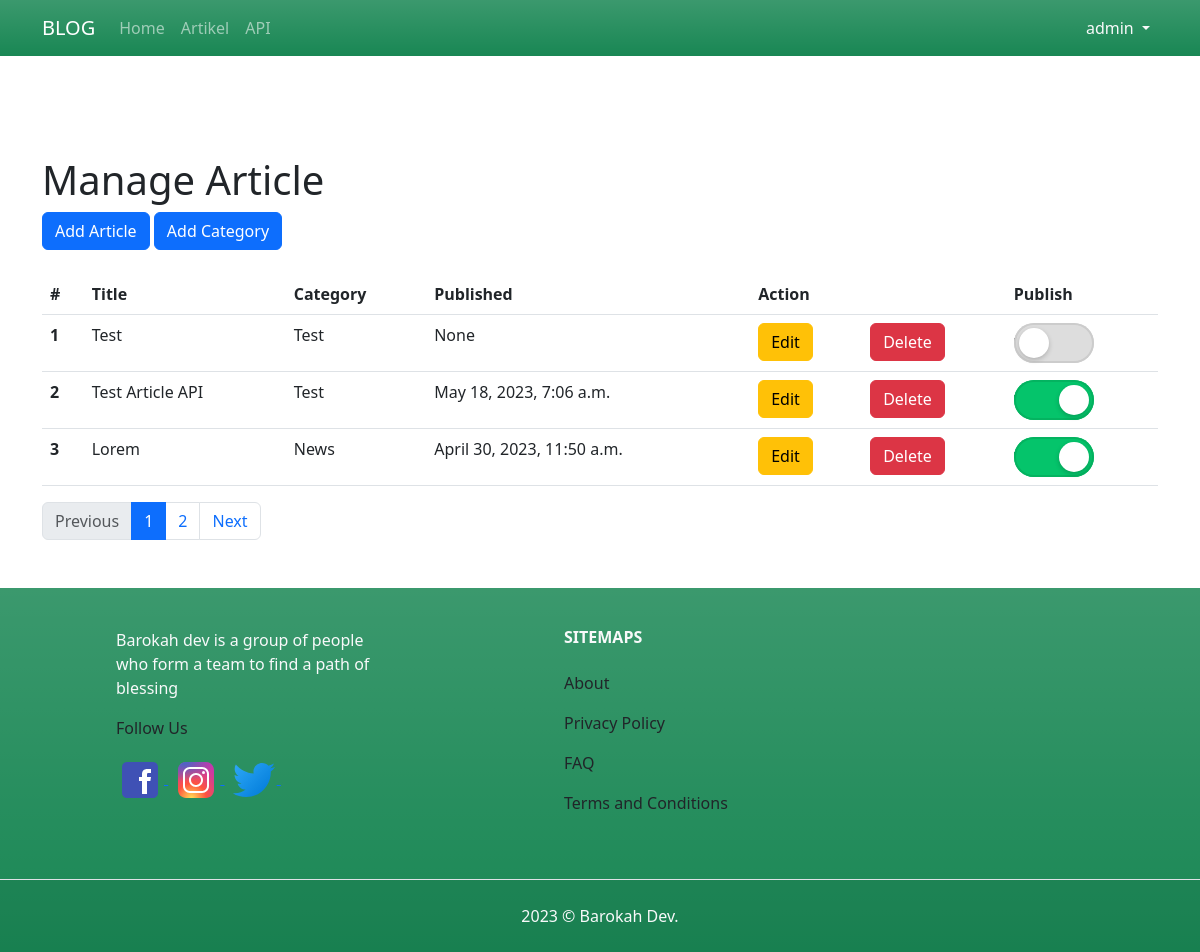
Screenshot of /article/manage/1 (signed in) with the database file from the repository.
### article/models.py (models this page shows, shortened)
class Article(models.Model):
	title		= models.CharField(max_length=255)
	body 		= models.TextField()
	category = models.ForeignKey(Category, on_delete=models.CASCADE)
	created		= models.DateTimeField(auto_now_add=True)
	updated 	= models.DateTimeField(auto_now=True)
	is_published = models.BooleanField(default=False)
	published 	 = models.DateTimeField(null=True)
	slug		 = models.SlugField(blank=True, editable=False)
	class Meta:
		permissions = (
			('publish_article', 'Can publish article'),
		)

class Category(models.Model):
	name = models.CharField(max_length=50)
	def __str__(self):
		return self.name

### article/views.py (the view, shortened to what this page needs)
# urls.py: path('manage/<int:page>', ArticleManageView.as_view(), name='manage'),
@method_decorator(login_required, name='dispatch')
class ArticleManageView(ListView):
	model = Article
	template_name = "article/article_manage.html"
	context_object_name = 'article_list'
	ordering = ['-created']
	paginate_by = 3
	@method_decorator(csrf_exempt)
	def dispatch(self, request, *args, **kwargs):
		return super().dispatch(request, *args, **kwargs)

### article/templates/article/article_manage.html (shortened to what this page needs)
{% extends "base.html" %}
{% load static %}
{% block contents %}
<link rel="stylesheet" type="text/css" href="{% static 'switch.css' %}">
    <h1>Manage Article</h1>
	{% if perms.article.add_article %}
    <a class="btn btn-primary btn-block" href="{% url 'article:create' %}">Add Article</a>
	<a class="btn btn-primary btn-block" href="{% url 'article:addcategory' %}">Add Category</a>
	{% endif %}
    <table class="table mt-4">
	  <thead class="thead-dark">
	    <tr>
	      <th scope="col">#</th>
	      <th scope="col">Title</th>
	      <th scope="col">Category</th>
	      <th scope="col">Published</th>
		  {% if perms.article.change_article %}
		  <th scope="col">Action</th>
		  {% endif %}
		  {% if perms.article.delete_article %}
		  <th></th>
		  {% endif %}
		  <th>Publish</th>
	    </tr>
	  </thead>
	  <tbody>
	    {% for article in article_list %}
	    <tr>
	      <th scope="row">{{forloop.counter}}</th>
	      <td>{{article.title}}</td>
	      <td>{{article.category}}</td>
	      <td>{{article.published}}</td>
		   {% if perms.article.change_article %}
	      <td>
			<a class="btn btn-warning" href="{% url 'article:update' article.id %}">Edit</a>
		  </td>
		  {% endif %}
		  {% if perms.article.delete_article %}
		  <td>
	      	<a class="btn btn-danger" href="{% url 'article:delete' article.id %}">Delete</a>
	      </td>
		  {% endif %}
		  <td>
			<form method="post" action="{% url 'article:manage' 1%}">
				<label class="toggle-switch">
				<div class="toggle-switch-background">
					<div class="toggle-switch-handle" ></div>
				</div>
				</label>
			</form>
		</td>
	    </tr>
	    {% endfor %}
	  </tbody>
	</table>
	{% if is_paginated %}
		<nav aria-label="articlePage">
			<ul class="pagination">
			{% if page_obj.has_previous %}
				<li class="page-item">
					<a class="page-link" href="{% url 'article:manage' page_obj.previous_page_number%}">Previous</a>
				</li>
			{% else %}
				<li class="page-item disabled">
					<a class="page-link" href="#" tabindex="-1" aria-disabled="true">Previous</a>
				</li>
			{% endif %}
			{% for page in paginator.page_range %}
				{% if page is page_obj.number %}
				<li class="page-item active" aria-current="page">
					<span class="page-link" href="#">{{page}}</span>
				</li>
				{% else %}
				<li class="page-item">
					<a class="page-link" href="{% url 'article:manage' page %}">{{page}}</a>
				</li>
				{% endif %}
			{% endfor %}
			{% if page_obj.has_next %}
				<li class="page-item">
					<a class="page-link" href="{% url 'article:manage' page_obj.next_page_number%}">Next</a>
				</li>
			{% else %}
				<li class="page-item disabled">
					<a class="page-link" href="#" tabindex="-1" aria-disabled="true">Next</a>
				</li>
			{% endif %}
			</ul>
		</nav>
	{% endif %}
{% endblock contents %}

### templates/snippets/navbar.html (shortened to what this page needs)
<nav class="navbar navbar-expand-sm navbar-dark bg-success bg-gradient ">
  <div class="container">
	  <a class="navbar-brand" href="{% url 'home' %}">BLOG</a>
	  <div class="collapse navbar-collapse" id="navbarNavDropdown">
	    <ul class="navbar-nav">
	      <li class="nav-item">
	        <a class="nav-link" href="{% url 'home' %}">Home</a>
	      </li>
	      <li class="nav-item">
	        <a class="nav-link" href="{% url 'article:list' 1 %}">Artikel</a>
	      </li>
		  	<li class="nav-item">
	        <a class="nav-link" href="{% url 'api:documentation' %}">API</a>
	      </li>
		  </ul>
		<div class="ms-auto">
			<ul class="navbar-nav">
			{% if user.is_authenticated %}
			<li class="nav-item dropdown ">
				<a class="nav-link dropdown-toggle text-light" href="#" id="navbarDropdownMenuLink" role="button" data-bs-toggle="dropdown" aria-haspopup="true" aria-expanded="false">
				{{user}}
				</a>
			</li>
			{% else %}
			<li class="navbar-nav text-light">
				<a class="nav-link" href="{% url 'login' %}">Login</a>
			</li>
			{% endif %}
			</ul>
			</div>
	  </div>
  </div>
</nav>

### static/switch.css (style rules this page uses)
.toggle-switch { position: relative; display: inline-block; width: 80px; height: 40px; cursor: pointer; }
.toggle-switch-background { position: absolute; top: 0; left: 0; width: 100%; height: 100%; background-color: #ddd; border-radius: 20px; box-shadow: inset 0 0 0 2px #ccc; transition: background-color 0.3s ease-in-out; }
.toggle-switch-handle { position: absolute; top: 5px; left: 5px; width: 30px; height: 30px; background-color: #fff; border-radius: 50%; box-shadow: 0 2px 5px rgba(0, 0, 0, 0.2); transition: transform 0.3s ease-in-out; }
.toggle-switch::before { content: ""; position: absolute; top: -25px; right: -35px; font-size: 12px; font-weight: bold; color: #aaa; text-shadow: 1px 1px #fff; transition: color 0.3s ease-in-out; }
.toggle-switch input[type="checkbox"]:checked + .toggle-switch-background { background-color: #05c46b; box-shadow: inset 0 0 0 2px #04b360; }
.toggle-switch input[type="checkbox"]:checked + .toggle-switch-background .toggle-switch-handle { transform: translateX(40px); }

### rows the page displays
Article: title "Test", category "Test", published "None"
Article: title "Test Article API", category "Test", published "May 18, 2023, 7:06 a.m."
Article: title "Lorem", category "News", published "April 30, 2023, 11:50 a.m."

### other values shown
{{ user }} "admin"
{{ page }} "1"
{{ page }} "2"
